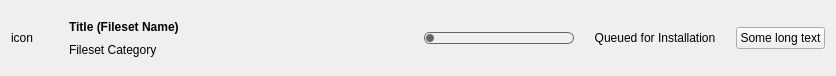
<?xml version="1.0" encoding="UTF-8"?>
<ui version="4.0">
 <class>KioskInstallWidget</class>
 <widget class="QWidget" name="KioskInstallWidget">
  <property name="geometry">
   <rect>
    <x>0</x>
    <y>0</y>
    <width>836</width>
    <height>76</height>
   </rect>
  </property>
  <property name="sizePolicy">
   <sizepolicy hsizetype="Preferred" vsizetype="Fixed">
    <horstretch>0</horstretch>
    <verstretch>0</verstretch>
   </sizepolicy>
  </property>
  <property name="windowTitle">
   <string>FileWave Kiosk</string>
  </property>
  <property name="autoFillBackground">
   <bool>false</bool>
  </property>
  <layout class="QHBoxLayout" name="horizontalLayout">
   <property name="topMargin">
    <number>0</number>
   </property>
   <property name="bottomMargin">
    <number>0</number>
   </property>
   <item>
    <widget class="QLabel" name="iconLabel">
     <property name="sizePolicy">
      <sizepolicy hsizetype="Fixed" vsizetype="Fixed">
       <horstretch>0</horstretch>
       <verstretch>0</verstretch>
      </sizepolicy>
     </property>
     <property name="minimumSize">
      <size>
       <width>32</width>
       <height>32</height>
      </size>
     </property>
     <property name="maximumSize">
      <size>
       <width>16777215</width>
       <height>32</height>
      </size>
     </property>
     <property name="text">
      <string>icon</string>
     </property>
     <property name="scaledContents">
      <bool>true</bool>
     </property>
    </widget>
   </item>
   <item>
    <spacer name="horizontalSpacer">
     <property name="orientation">
      <enum>Qt::Horizontal</enum>
     </property>
     <property name="sizeType">
      <enum>QSizePolicy::Fixed</enum>
     </property>
     <property name="sizeHint" stdset="0">
      <size>
       <width>20</width>
       <height>0</height>
      </size>
     </property>
    </spacer>
   </item>
   <item>
    <layout class="QVBoxLayout" name="verticalLayout">
     <property name="spacing">
      <number>0</number>
     </property>
     <item>
      <spacer name="verticalSpacer_2">
       <property name="orientation">
        <enum>Qt::Vertical</enum>
       </property>
       <property name="sizeType">
        <enum>QSizePolicy::Fixed</enum>
       </property>
       <property name="sizeHint" stdset="0">
        <size>
         <width>20</width>
         <height>15</height>
        </size>
       </property>
      </spacer>
     </item>
     <item>
      <widget class="QLabel" name="titleLabel">
       <property name="sizePolicy">
        <sizepolicy hsizetype="MinimumExpanding" vsizetype="Preferred">
         <horstretch>0</horstretch>
         <verstretch>0</verstretch>
        </sizepolicy>
       </property>
       <property name="font">
        <font>
         <weight>75</weight>
         <bold>true</bold>
        </font>
       </property>
       <property name="autoFillBackground">
        <bool>false</bool>
       </property>
       <property name="text">
        <string>Title (Fileset Name)</string>
       </property>
      </widget>
     </item>
     <item>
      <widget class="QLabel" name="categoryLabel">
       <property name="sizePolicy">
        <sizepolicy hsizetype="MinimumExpanding" vsizetype="Preferred">
         <horstretch>0</horstretch>
         <verstretch>0</verstretch>
        </sizepolicy>
       </property>
       <property name="font">
        <font>
         <weight>50</weight>
         <bold>false</bold>
        </font>
       </property>
       <property name="text">
        <string>Fileset Category</string>
       </property>
      </widget>
     </item>
     <item>
      <spacer name="verticalSpacer">
       <property name="orientation">
        <enum>Qt::Vertical</enum>
       </property>
       <property name="sizeType">
        <enum>QSizePolicy::Fixed</enum>
       </property>
       <property name="sizeHint" stdset="0">
        <size>
         <width>20</width>
         <height>15</height>
        </size>
       </property>
      </spacer>
     </item>
    </layout>
   </item>
   <item>
    <spacer name="horizontalSpacer_2">
     <property name="orientation">
      <enum>Qt::Horizontal</enum>
     </property>
     <property name="sizeHint" stdset="0">
      <size>
       <width>40</width>
       <height>20</height>
      </size>
     </property>
    </spacer>
   </item>
   <item>
    <widget class="RatingWidget" name="ratingWidget" native="true">
     <property name="sizePolicy">
      <sizepolicy hsizetype="Minimum" vsizetype="Minimum">
       <horstretch>0</horstretch>
       <verstretch>0</verstretch>
      </sizepolicy>
     </property>
     <property name="minimumSize">
      <size>
       <width>100</width>
       <height>20</height>
      </size>
     </property>
     <property name="maximumSize">
      <size>
       <width>100</width>
       <height>20</height>
      </size>
     </property>
    </widget>
   </item>
   <item>
    <widget class="QProgressBar" name="progressBar">
     <property name="minimumSize">
      <size>
       <width>150</width>
       <height>0</height>
      </size>
     </property>
     <property name="maximumSize">
      <size>
       <width>150</width>
       <height>12</height>
      </size>
     </property>
     <property name="styleSheet">
      <string notr="true">QProgressBar {
   background: transparent;
   border-radius: 6px;
   /*background: qlineargradient(x1: 0, y1: 0, x2: 0, y2: 1,
                                stop: 0 #606060, stop: 0.4 #656565,
                                stop: 0.5 #303030, stop: 1.0 #353535);*/
   border: 1px solid #666666;
}

QProgressBar::chunk {
   margin: 1px;
  /* border: 1px solid grey;*/
	background: #666666;
  	border-radius: 4px;
   /*background: qlineargradient(x1: 0, y1: 0, x2: 0, y2: 1,
                                stop: 0 #eeeeee, stop: 0.4 #ffffff,
                                stop: 0.5 #e3e3e3, stop: 1.0 #efefef);*/
}</string>
     </property>
     <property name="minimum">
      <number>-8</number>
     </property>
     <property name="maximum">
      <number>100</number>
     </property>
     <property name="value">
      <number>0</number>
     </property>
     <property name="format">
      <string/>
     </property>
    </widget>
   </item>
   <item>
    <widget class="QLabel" name="statusLabel">
     <property name="minimumSize">
      <size>
       <width>150</width>
       <height>60</height>
      </size>
     </property>
     <property name="font">
      <font>
       <weight>50</weight>
       <bold>false</bold>
      </font>
     </property>
     <property name="text">
      <string>    Queued for Installation    </string>
     </property>
     <property name="alignment">
      <set>Qt::AlignCenter</set>
     </property>
     <property name="wordWrap">
      <bool>true</bool>
     </property>
    </widget>
   </item>
   <item>
    <widget class="QPushButton" name="installButton">
     <property name="enabled">
      <bool>true</bool>
     </property>
     <property name="sizePolicy">
      <sizepolicy hsizetype="Fixed" vsizetype="Fixed">
       <horstretch>0</horstretch>
       <verstretch>0</verstretch>
      </sizepolicy>
     </property>
     <property name="minimumSize">
      <size>
       <width>0</width>
       <height>0</height>
      </size>
     </property>
     <property name="text">
      <string>Some long text</string>
     </property>
    </widget>
   </item>
  </layout>
 </widget>
 <customwidgets>
  <customwidget>
   <class>RatingWidget</class>
   <extends>QWidget</extends>
   <header>FileWaveGuiLib/RatingWidget.h</header>
   <container>1</container>
  </customwidget>
 </customwidgets>
 <resources/>
 <connections/>
</ui>
